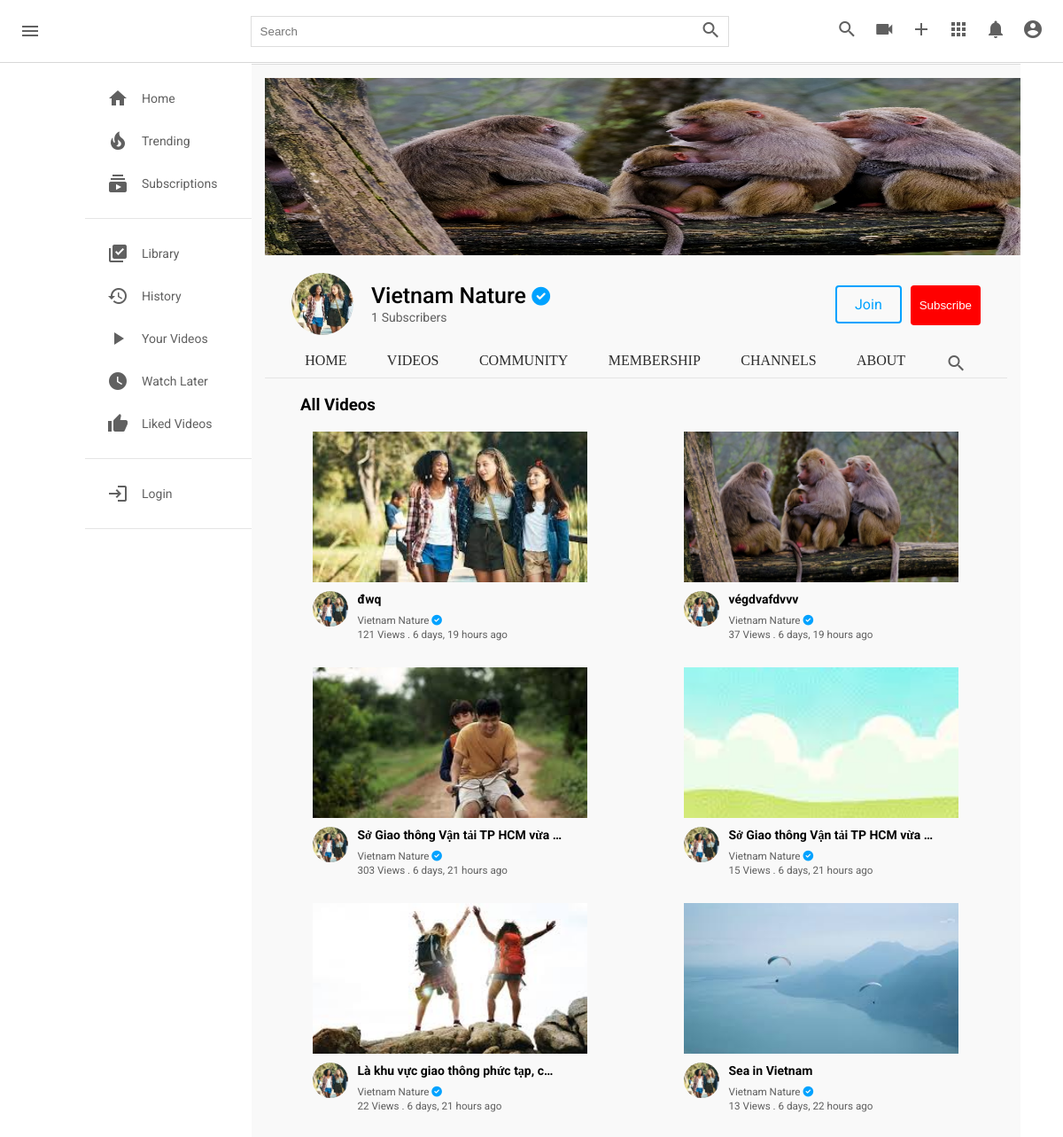
The page /c/1/video/ on the database its author committed.
### channel/models.py (models this page shows, shortened)
class Channel(models.Model):
  channel_art = models.ImageField(upload_to=user_directory_path, null=True, blank=True)
  image = models.ImageField(upload_to=user_directory_path, null=True, blank=True)
  full_name = models.CharField(max_length=200)
  channel_name = models.CharField(max_length=200)
  description = models.TextField(null=True, blank=True)
  keywords = TaggableManager()
  joined = models.DateTimeField(auto_now_add=True)
  status = models.CharField(choices=STATUS, max_length=100, default="active")
  user = models.OneToOneField(User, on_delete=models.SET_NULL, null=True, related_name="channel")
  subscribers = models.ManyToManyField(User, related_name="user_subs")
  verified = models.BooleanField(default=False)
  total_views = models.IntegerField(default=0)
  business_email = models.EmailField(null=True, blank=True)
  make_business_email_public = models.BooleanField(default=False)
  business_location = models.CharField(null=True, blank=True, max_length=500)
  make_business_location_public = models.BooleanField(default=False)
  website = models.URLField(default="https://my-website.com/")
  instagram = models.URLField(default="https://instagram.com/")
  facebook = models.URLField(default="https://facebook.com/")
  twitter = models.URLField(default="https://twitter.com/")

### core/models.py (models this page shows, shortened)
class Video(models.Model):
  video = models.FileField(upload_to=user_directory_path)
  image = models.ImageField(upload_to=user_directory_path, null=True, blank=True)
  title = models.CharField(max_length=100)
  description = models.TextField(null=True, blank=True)
  tags = TaggableManager()
  date = models.DateTimeField(auto_now_add=True)
  visibility = models.CharField(choices=VISIBILITY, max_length=100, default="public")
  user = models.ForeignKey(User, on_delete=models.SET_NULL, null=True)
  views = models.PositiveIntegerField(default=0)
  likes = models.ManyToManyField(User, related_name="likes")
  featured = models.BooleanField(default=False)

### channel/views.py (the view)
# urls.py: path("<channel_id>/video/", views.channel_videos, name="channel-videos"),
def channel_videos(request, channel_id):
  channel = get_object_or_404(Channel, id=channel_id)
  videos = Video.objects.filter(user=channel.user, visibility="public").order_by("-date")
  context = {
      "videos":videos,
      "channel":channel,
  }
  return render(request, "channel/channel-videos.html", context)

### templates/channel/channel-videos.html (shortened to what this page needs)
{% load static %}
<!DOCTYPE html>
<html lang="en">
<head>
    <link rel="stylesheet" href="{% static 'css/style.css' %}" type="text/css">
    <link rel="stylesheet" href="{% static 'css/single.css' %}" type="text/css">
    <link rel="stylesheet" href="https://use.fontawesome.com/releases/v6.0.0/css/all.css" />
</head>
<body>
    <div class="header">
        <a style="text-decoration: none;" href="{% url 'index' %}">
            <div class="header__left">
                <i id="menu" class="material-icons">menu</i>
            </div>
        </a>
        <div class="header__search">
            <form action="{% url 'search' %}" method="GET">
                <input type="text" placeholder="Search" name="q">
                <button><i class="material-icons">search</i></button>
            </form>
        </div>
        <div class="header__icons">
            <i class="material-icons display-this">search</i>
            <a href="{% url 'upload-video' %}"><i class="material-icons ">videocam</i></a>
            <a href="{% url 'create-community-post' request.user.channel.id %}"><i class="material-icons ">add</i></a>
            <i class="material-icons">apps</i>
            <i class="material-icons display-this">notifications</i>
            <a href="channel.html"><i id="drop-down" class="material-icons display-this">account_circle</i></a>
        </div>
    </div>
    <div class="mainBody">
        {% include 'partials/sidebar.html' %}
        <div class="videos">
            {% include 'channel/partials/channel-header.html' %}
            <div class="popular-video flex">
                <h3>All Videos</h3>
            </div>
            <br>
            <div class="videos__container">
                {% for v in videos %}
                <div class="video">
                    <div class="video__thumbnail">
                    {% if v.image %}
                    <a href="{% url 'video-detail' v.id %}"><img src="{{v.image.url}}" alt=""></a>
                    {% else %}
                    <a href="{% url 'video-detail' v.id %}"><img src="https://encrypted-tbn0.gstatic.com/images?q=tbn:ANd9GcQrf0lpB42PwkxZCIvkgPjzFbA4SMYVhjyVLDdrC5_OLJEAI4GCqBfknjVqIeqQXvHuX9A&usqp=CAU" alt=""></a>
                    {% endif %}
                    </div>
                    <div class="video__details">
                    <div class="author">
                        {% if v.user.channel.image %}
                        <a href="{% url 'channel-profile' v.user.channel.id %}"><img src="{{ v.user.channel.image.url }}" alt=""></a>
                        {% else %}
                        <a href="{% url 'channel-profile' v.user.channel.id %}"><img src="https://cdn-icons-png.flaticon.com/512/1053/1053244.png?w=360" alt=""></a>
                        {% endif %}
                    </div>
                    <div class="title">
                        <a href="{% url 'video-detail' v.id %}">
                        <h3>{{v.title|truncatechars:34}}</h3>
                        </a>
                        <a href="{% url 'channel-profile' v.user.channel.id %}">
                        <small>{{v.user.channel.channel_name}}
                            {% if v.user.channel.verified == True %}
                            <i class="fas fa-check-circle"></i>
                            {% endif %}
                        </small>
                        </a>
                        <span>
                        <small>{{ v.views }} View{{ v.views|pluralize }} . {{ v.date|timesince }} ago</small>
                        </span>
                    </div>
                    </div>
                </div>
                {% endfor %}
            </div>
        </div>
    </div>
</body>
</html>

### templates/channel/partials/channel-header.html (shortened to what this page needs)
<div class="channel-art">
  <img src="{{ channel.channel_art.url }}" alt="" />
</div>
<div class="channel-header flex">
  <div class="channel-img-title flex">
    <img class="img" src="{{ channel.image.url }}" alt="" />
    <div class="channel-image-texts">
      <h4>{{ channel.channel_name }}
        {% if channel.verified == True %}
        <small><i class="fas fa-check-circle"></i></small>
        {% endif %}
      </h4>
      <span id="count"></span> <span>Subscribers</span>
    </div>
  </div>
  <div class="channel-header-btns">
    <div><a href="" class="channel-join">Join</a></div>
    <div>
      <button id="sub_btn" onclick="addSub()" style="padding: 15px 10px; margin-top: 10px; border: none;"class="subscribe-btn">
        Subscribe
      </button>
    </div>
  </div>
</div>
<div class="channel-header-links flex">
  <a href="{% url 'channel-profile' channel.id %}" class="display-this">Home</a>
  <a href="{% url 'channel-videos' channel.id %}" class="display-this">Videos</a>
  <a href="{% url 'channel-community' channel.id %}" class="dont-display-thdis">Community</a>
  <a href="{% url 'channel-profile' channel.id %}" class="dont-display-this">Membership</a>
  <a href="{% url 'channel-profile' channel.id %}" class="dont-display-this">Channels</a>
  <a href="{% url 'channel-about' channel.id %}" class="display-this">About</a>
  <a href="{% url 'channel-profile' channel.id %}" class="dont-display-this"><i class="material-icons">search</i></a>
</div>
<hr/>
<br/>

### static/css/style.css (style rules this page uses)
* { margin: 0; padding: 0; box-sizing: border-box; }
body { font-family: poppins; }
.material-icons { color: rgb(96, 96, 96); }
.header { display: flex; justify-content: space-between; align-items: center; height: 70px; padding: 15px; }
.header__left { display: flex; align-items: center; }
.header i { padding: 0 7px; cursor: pointer; }
.header__search form { border: 1px solid #ddd; height: 35px; margin: 0; padding: 0; display: flex; }
.header__search input { width: 500px; padding: 10px; margin: 0; border-radius: 0; border: none; height: 100%; }
.header__search button { padding: 0; margin: 0; height: 100%; border: none; border-radius: 0; }
.mainBody { height: calc(100vh - 70px); display: flex; overflow: hidden; }
hr { height: 1px; background-color: #e5e5e5; border: none; }
.videos { background-color: #f9f9f9; width: 100%; height: 100%; padding: 15px 15px; border-top: 1px solid #ddd; overflow-y: scroll; }
.videos__container { display: flex; flex-direction: row; justify-content: space-around; flex-wrap: wrap; }
.video { width: 310px; margin-bottom: 30px; }
.video__thumbnail { width: 100%; height: 170px; }
.video__thumbnail img { object-fit: cover; height: 100%; width: 100%; }
.author img { object-fit: cover; border-radius: 50%; height: 40px; width: 40px; margin-right: 10px; }
.video__details { display: flex; margin-top: 10px; }
.title { display: flex; flex-direction: column; }
.title h3 { color: rgb(3, 3, 3); line-height: 18px; font-size: 14px; margin-bottom: 6px; }
.title a, span { text-decoration: none; color: rgb(96, 96, 96); font-size: 14px; }
.channel-art img { width: 1100px; height: 200px; }
.channel-art { width: 1100px; height: 200px; }
.flex { display: flex; }
.channel-header { margin: 20px 30px; align-items: center; justify-content: space-between; }
.channel-img-title { align-items: center; }
.channel-img-title .img { width: 70px; height: 70px; object-fit: cover; border-radius: 50px; }
.channel-img-title .channel-image-texts { margin-left: 20px; }
.channel-image-texts h4 { font-size: 25px; font-weight: 500; }
.channel-header-btns { display: flex; }
.channel-header-btns a { display: flex; margin: 10px; text-decoration: none; padding: 10px 20px; }
.channel-header-btns .channel-join { border: 2px solid rgb(0, 162, 255); color: rgb(0, 162, 255); border-radius:4px; transition: 0.5s; }
.channel-header-links { justify-content: space-evenly; }
.channel-header-links a { text-decoration: none; text-transform: uppercase; font-family: poppins; color: rgb(43, 43, 43); font-weight: 500; }
.popular-video { align-items: center; }
.popular-video h3 { margin-left: 40px; }
a { text-decoration: none; }

### static/css/single.css (style rules this page uses)
body { font-family: "Roboto", "sans-serif"; padding: 16px 16px 0; margin: 56px 0 0 0 ; font-size: 16px; color: black; background-color: white; }
.header { position: fixed; top: 0; left: 0; background-color: #fff; z-index: 1; width: 100%; box-shadow: 0 1px 0 rgba(0, 0, 0, 0.151); }
.fa-check-circle { color: rgb(0, 162, 255); }
.flex { display: flex; }
@media screen and (min-width: 768px) { body { padding: 16px 48px 0 96px; } }
.subscribe-btn { background-color: red; padding: 5px 14px; color: white; text-decoration: none; border-radius: 4px; }
button { background: none ; outline: none; border: none; }

### templates/channel/partials/channel-header.html (style rules this page uses)
a { text-decoration: none; }

### rows shown on the page
Channel: channel_art (picture), image (picture), channel_name "Vietnam Nature"
Video: image (picture), user.channel.image (picture), title "đwq", user.channel.channel_name "Vietnam Nature", views "121", date "6 days, 19 hours"
Video: image (picture), user.channel.image (picture), title "végdvafdvvv", user.channel.channel_name "Vietnam Nature", views "37", date "6 days, 19 hours"
Video: image (picture), user.channel.image (picture), title "Sở Giao thông Vận tải TP HCM vừa …", user.channel.channel_name "Vietnam Nature", views "303", date "6 days, 21 hours"
Video: image (picture), user.channel.image (picture), title "Sở Giao thông Vận tải TP HCM vừa …", user.channel.channel_name "Vietnam Nature", views "15", date "6 days, 21 hours"
Video: image (picture), user.channel.image (picture), title "Là khu vực giao thông phức tạp, c…", user.channel.channel_name "Vietnam Nature", views "22", date "6 days, 21 hours"
Video: image (picture), user.channel.image (picture), title "Sea in Vietnam", user.channel.channel_name "Vietnam Nature", views "13", date "6 days, 22 hours"
